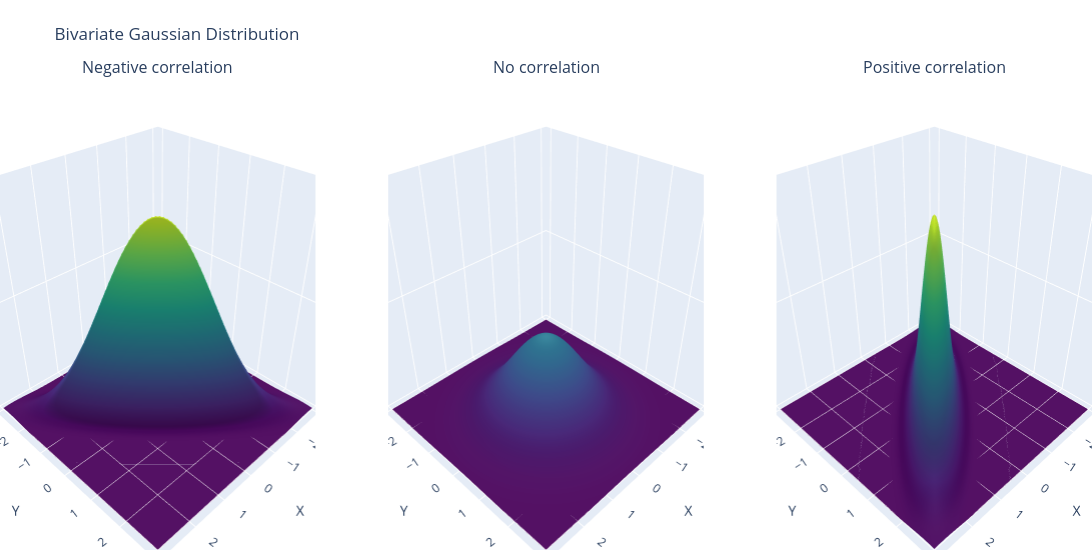

Source (notebook cell):
### Code cell
import numpy as np
import plotly.graph_objects as go
from plotly.subplots import make_subplots

# Coordenadas
x = np.linspace(-3, 3, 100)
y = np.linspace(-3, 3, 100)

X, Y = np.meshgrid(x, y)

def gaussian_bivariate(X, Y, rho):

    covariance = np.array([
        [1, rho],
        [rho, 1]
    ])

    det = np.linalg.det(covariance)
    inv = np.linalg.inv(covariance)

    exponent = -0.5 * (
        inv[0, 0] * X**2
        + 2 * inv[0, 1] * X * Y
        + inv[1, 1] * Y**2
    )

    return np.exp(exponent) / (2 * np.pi * np.sqrt(det))


rhos = [-0.9, 0, 0.9]

fig = make_subplots(
    rows=1,
    cols=3,
    specs=[[{"type": "surface"}] * 3],
    subplot_titles=[
        "Negative correlation",
        "No correlation",
        "Positive correlation"
    ]
)

for i, rho in enumerate(rhos):

    Z = gaussian_bivariate(X, Y, rho)

    fig.add_trace(
        go.Surface(
            x=X,
            y=Y,
            z=Z,
            colorscale="Viridis",
            showscale=False,
            cmin=0,
            cmax=0.4
        ),
        row=1,
        col=i + 1
    )

fig.update_layout(
    title="Bivariate Gaussian Distribution",
    width=1400,
    height=550,
    margin=dict(l=0, r=0, b=0, t=80)
)

for i in range(1, 4):
    fig.update_layout(**{
        f"scene{i}": dict(
            xaxis_title="X",
            yaxis_title="Y",
            zaxis_title="Probability density",
            zaxis=dict(range=[0, 0.4]),
            aspectmode="cube"
        )
    })

fig.show()

### Figure 1 — Plotly figure (JSON) as saved in the notebook; plotly's stock layout.template omitted (floating-point values rounded to 4 significant figures; data arrays with more than 128 entries replaced by an {"elided": "..."} marker saying what was removed)
{"data": [{"cmax": 0.4, "cmin": 0, "colorscale": [[0, "#440154"], [0.1111, "#482878"], [0.2222, "#3e4989"], [0.3333, "#31688e"], [0.4444, "#26828e"], [0.5556, "#1f9e89"], [0.6667, "#35b779"], [0.7778, "#6ece58"], [0.8889, "#b5de2b"], [1, "#fde725"]], "scene": "scene", "showscale": false, "type": "surface", "x": {"elided": "100x100 float values"}, "y": {"elided": "100x100 float values"}, "z": {"elided": "100x100 float values"}}, {"cmax": 0.4, "cmin": 0, "colorscale": [[0, "#440154"], [0.1111, "#482878"], [0.2222, "#3e4989"], [0.3333, "#31688e"], [0.4444, "#26828e"], [0.5556, "#1f9e89"], [0.6667, "#35b779"], [0.7778, "#6ece58"], [0.8889, "#b5de2b"], [1, "#fde725"]], "scene": "scene2", "showscale": false, "type": "surface", "x": {"elided": "100x100 float values"}, "y": {"elided": "100x100 float values"}, "z": {"elided": "100x100 float values"}}, {"cmax": 0.4, "cmin": 0, "colorscale": [[0, "#440154"], [0.1111, "#482878"], [0.2222, "#3e4989"], [0.3333, "#31688e"], [0.4444, "#26828e"], [0.5556, "#1f9e89"], [0.6667, "#35b779"], [0.7778, "#6ece58"], [0.8889, "#b5de2b"], [1, "#fde725"]], "scene": "scene3", "showscale": false, "type": "surface", "x": {"elided": "100x100 float values"}, "y": {"elided": "100x100 float values"}, "z": {"elided": "100x100 float values"}}], "layout": {"annotations": [{"font": {"size": 16}, "showarrow": false, "text": "Negative correlation", "x": 0.1444, "xanchor": "center", "xref": "paper", "y": 1, "yanchor": "bottom", "yref": "paper"}, {"font": {"size": 16}, "showarrow": false, "text": "No correlation", "x": 0.5, "xanchor": "center", "xref": "paper", "y": 1, "yanchor": "bottom", "yref": "paper"}, {"font": {"size": 16}, "showarrow": false, "text": "Positive correlation", "x": 0.8556, "xanchor": "center", "xref": "paper", "y": 1, "yanchor": "bottom", "yref": "paper"}], "height": 550, "margin": {"b": 0, "l": 0, "r": 0, "t": 80}, "scene": {"aspectmode": "cube", "domain": {"x": [0, 0.2889], "y": [0, 1]}, "xaxis": {"title": {"text": "X"}}, "yaxis": {"title": {"text": "Y"}}, "zaxis": {"range": [0, 0.4], "title": {"text": "Probability density"}}}, "scene2": {"aspectmode": "cube", "domain": {"x": [0.3556, 0.6444], "y": [0, 1]}, "xaxis": {"title": {"text": "X"}}, "yaxis": {"title": {"text": "Y"}}, "zaxis": {"range": [0, 0.4], "title": {"text": "Probability density"}}}, "scene3": {"aspectmode": "cube", "domain": {"x": [0.7111, 1], "y": [0, 1]}, "xaxis": {"title": {"text": "X"}}, "yaxis": {"title": {"text": "Y"}}, "zaxis": {"range": [0, 0.4], "title": {"text": "Probability density"}}}, "title": {"text": "Bivariate Gaussian Distribution"}, "width": 1400}}
